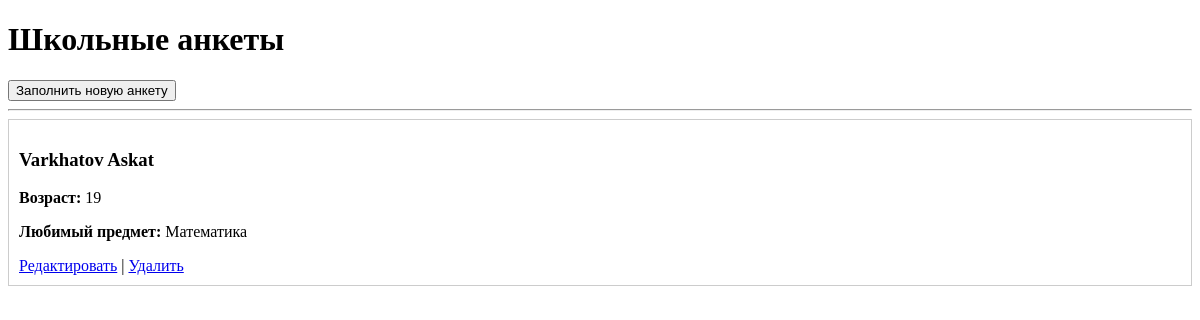
Page /anketa/ on the earlier database version.
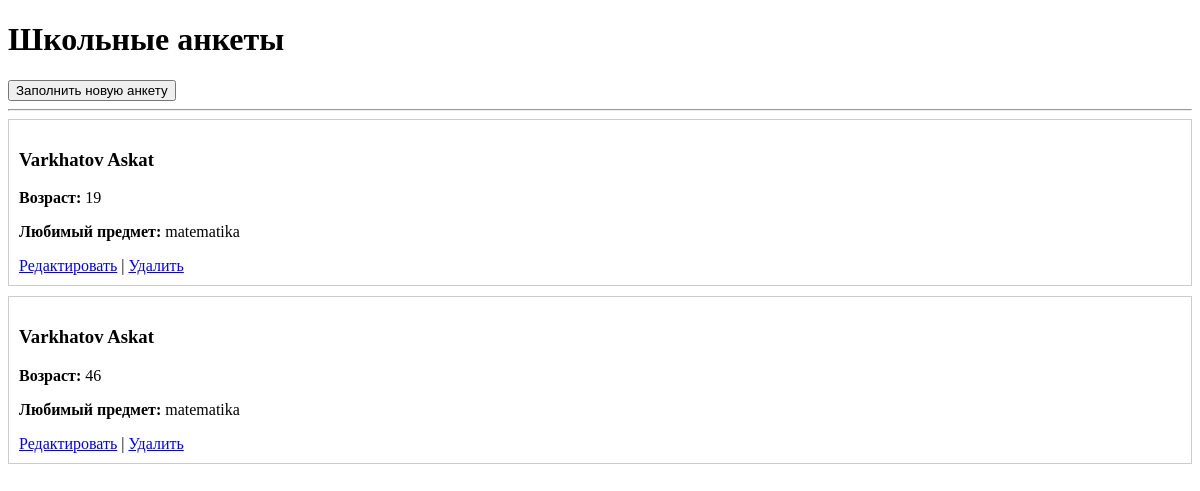
Same page on the later database version.
### questionnaire/models.py (models this page shows, shortened)
class Questionnaire(models.Model):
    full_name = models.CharField(max_length=100, verbose_name="ФИО")
    favorite_subject = models.CharField(max_length=50, verbose_name="Любимый предмет")
    age = models.PositiveIntegerField(verbose_name="Возраст")
    likes_school = models.BooleanField(default=True, verbose_name="Любишь школу?")
    created_at = models.DateField(auto_now_add=True, verbose_name="Дата заполнения")
    email = models.EmailField(verbose_name="Электронная почта")
    bio = models.TextField(verbose_name="О себе")
    gpa = models.FloatField(verbose_name="Средний балл")
    avatar = models.ImageField(upload_to='avatars/', verbose_name="Твое фото")
    certificate = models.FileField(upload_to='certificates/', verbose_name="Твой документ")
    views = models.PositiveIntegerField(default=0, verbose_name="Просмотры")

### questionnaire/views.py (the view)
# urls.py: path('', views.q_list, name='q_list'),
def q_list(request):
    anketas = Questionnaire.objects.all()
    return render(request, 'questionnaire/q_list.html', {'anketas': anketas})

### questionnaire/templates/questionnaire/q_list.html (shortened to what this page needs)
<!DOCTYPE html>
<html>
<head>
</head>
<body>
    <h1>Школьные анкеты</h1>
    <a href="{% url 'q_create' %}"><button>Заполнить новую анкету</button></a>
    <hr>
    {% for a in anketas %}
    <div style="border: 1px solid #ccc; padding: 10px; margin-bottom: 10px;">
        <h3>{{ a.full_name }}</h3>
        <p><b>Возраст:</b> {{ a.age }}</p>
        <p><b>Любимый предмет:</b> {{ a.favorite_subject }}</p>
        <a href="{% url 'q_update' a.pk %}">Редактировать</a> |
        <a href="{% url 'q_delete' a.pk %}">Удалить</a>
    </div>
    {% empty %}
        <p>Анкет пока нет. Будь первым!</p>
    {% endfor %}
</body>
</html>

Differences in the rows shown:
changed Questionnaire (number 1 of 2 on the later page): favorite_subject "Математика" → "matematika"
added Questionnaire: full_name "Varkhatov Askat", age "46", favorite_subject "matematika"
